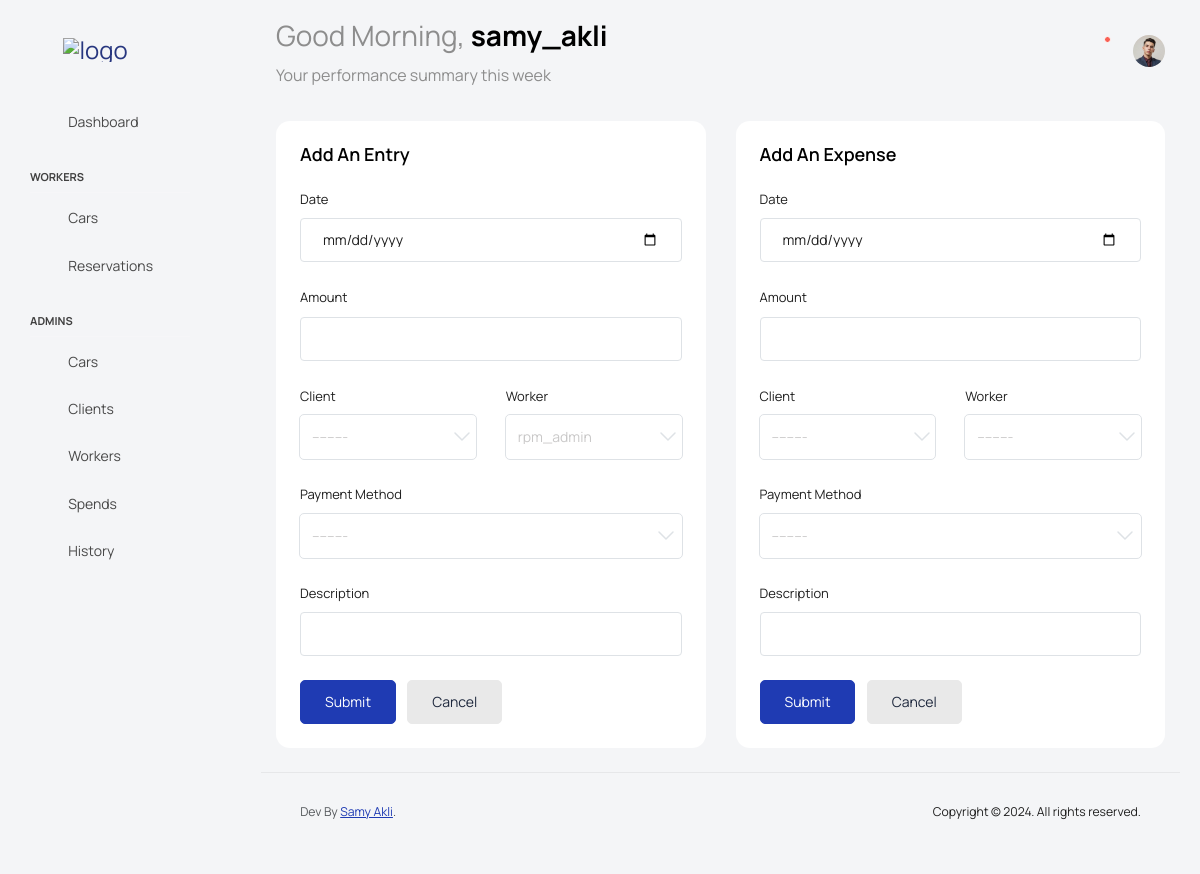
Page /spend-edit/10 (signed in) on the earlier database version.
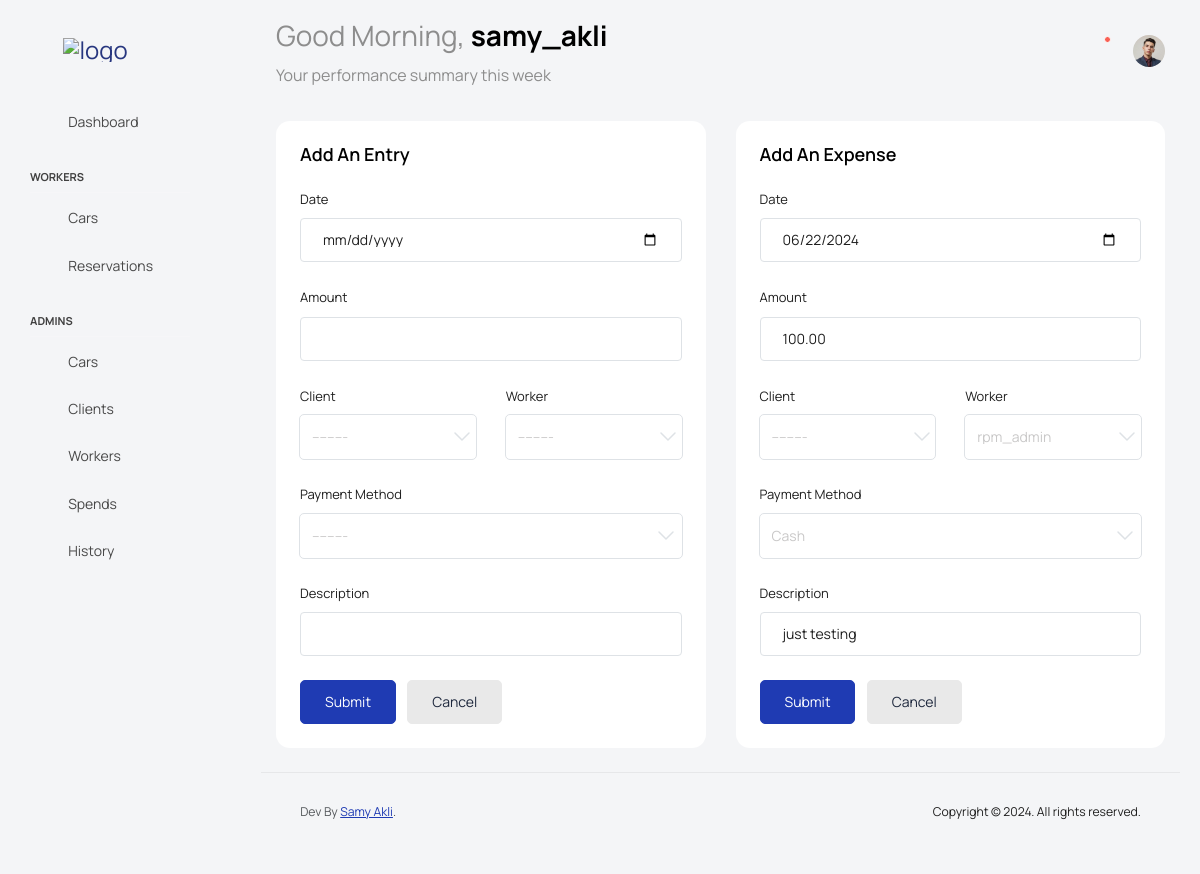
Same page on the later database version.
### car_rental/models.py (models this page shows)
class Spend(models.Model):
    payment_mode = [
        ('cash','Cash'),
        ('bank_check','Bank Check'),
    ]
    entry_date = models.DateField(auto_now=False, auto_now_add=False, null=True, blank=True)
    entry_amount = models.DecimalField(max_digits=10, decimal_places=2, null=True, blank=True)
    entry_client = models.ForeignKey(Client, on_delete=models.PROTECT, null=True, blank=True, related_name='entry_spends')
    entry_worker = models.ForeignKey(Worker, on_delete=models.PROTECT, null=True, blank=True, related_name='entry_spends')
    entry_car = models.ForeignKey(Car, on_delete=models.PROTECT, null=True, blank=True, related_name='entry_spends')
    entry_description = models.CharField(max_length=5000, null=True, blank=True)
    entry_mode = models.CharField(choices=payment_mode, max_length=50, null=True, blank=True)
    expense_date = models.DateField(auto_now=False, auto_now_add=False, null=True, blank=True)
    expense_amount = models.DecimalField(max_digits=10, decimal_places=2, null=True, blank=True)
    expense_client = models.ForeignKey(Client, on_delete=models.PROTECT, null=True, blank=True, related_name='expense_spends')
    expense_worker = models.ForeignKey(Worker, on_delete=models.PROTECT, null=True, blank=True, related_name='expense_spends')
    expense_description = models.CharField(max_length=5000, null=True, blank=True)
    expense_mode = models.CharField(choices=payment_mode, max_length=50, null=True, blank=True)
    expense_car = models.ForeignKey(Car, on_delete=models.PROTECT, null=True, blank=True, related_name='expense_spends')
    created_at = models.DateTimeField(auto_now_add=True, null=True, blank=True)

### car_rental/views.py (the view)
# urls.py: path('spend-edit/<int:id>', views.spends_edit, name='spends_edit'),
@login_required
@permission_required('car_rental.can_view_cars', raise_exception=False)
def spends_edit(request, id):
    spend_id = Spend.objects.get(id=id)
    if request.method == 'POST':
        add_spend = SpendForm(request.POST, instance=spend_id)
        if add_spend.is_valid():
            add_spend.save()
        return HttpResponseRedirect(reverse('spends'))
    else:
        add_spend = SpendForm(instance=spend_id)
    context = {
        'form': add_spend,
    }
    return render(request, 'pages/spends-edit.html', context)

### car_rental/models.py (called while the page is built)
    def __str__(self):
        return f'{self.first_name} {self.last_name}'

    def __str__(self):
        return self.user.username

### templates/pages/spends-edit.html (shortened to what this page needs)
{% extends 'base.html' %}
{% block content %}
<div class="main-panel">
    <div class="content-wrapper">
      <div class="row">
        <div class="col-md-6 grid-margin stretch-card">
          <div class="card">
            <div class="card-body">
              <h4 class="card-title">Add an Entry  <i style="color: #00E80B;" class="mdi mdi-arrow-up-drop-circle"></i></h4>
              <form class="forms-sample" method="POST" enctype="multipart/form-data">
                <div class="form-group">
                  <label for="exampleInputUsername1">Date</label>
                  {{form.entry_date}}
                </div>
                <div class="form-group">
                  <label for="exampleInputEmail1">Amount</label>
                  {{form.entry_amount}}
                </div>
                <div class="form-group row">
                    <div class="col">
                      <label>Client</label>
                      <div id="the-basics">
                        {{form.entry_client}}
                      </div>
                    </div>
                    <div class="col">
                      <label>Worker</label>
                      <div id="bloodhound">
                        {{form.entry_worker}}
                      </div>
                    </div>
                  </div>
                  <div class="form-group">
                  <label for="exampleInputConfirmPassword1">Payment Method</label>
                  {{form.entry_mode}}
                </div>
                <div class="form-group">
                  <label for="exampleInputPassword1">Description</label>
                  {{form.entry_description}}
                </div>
                <button type="submit" class="btn btn-primary me-2">Submit</button>
                <a href="{% url "spends" %}" class="btn btn-light">Cancel</a>
              </form>
            </div>
          </div>
        </div>
        <div class="col-md-6 grid-margin stretch-card">
          <div class="card">
            <div class="card-body">
              <h4 class="card-title">Add an Expense  <i style="color: #E50000;" class="mdi mdi-arrow-down-drop-circle"></i></h4>
              <form class="forms-sample" method="POST" enctype="multipart/form-data">
                <div class="form-group">
                  <label for="exampleInputUsername1">Date</label>
                  {{form.expense_date}}
                </div>
                <div class="form-group">
                  <label for="exampleInputEmail1">Amount</label>
                  {{form.expense_amount}}
                </div>
                <div class="form-group row">
                    <div class="col">
                      <label>Client</label>
                      <div id="the-basics">
                        {{form.expense_client}}
                      </div>
                    </div>
                    <div class="col">
                      <label>Worker</label>
                      <div id="bloodhound">
                        {{form.expense_worker}}
                      </div>
                    </div>
                  </div>
                  <div class="form-group">
                  <label for="exampleInputConfirmPassword1">Payment Method</label>
                  {{form.expense_mode}}
                </div>
                <div class="form-group">
                  <label for="exampleInputPassword1">Description</label>
                  {{form.expense_description}}
                </div>
                <button type="submit" class="btn btn-primary me-2">Submit</button>
                <a href="{% url "spends" %}" class="btn btn-light">Cancel</a>
              </form>
            </div>
          </div>
        </div>
{% endblock %}

Differences in the rows shown:
changed Spend "rpm_admin": entry_worker "rpm_admin" → "---------"; expense_date (not shown) → "06/22/2024"; expense_amount (not shown) → "100.00"; expense_worker "---------" → "rpm_admin"; expense_mode "---------" → "Cash"; expense_description (not shown) → "just testing"
